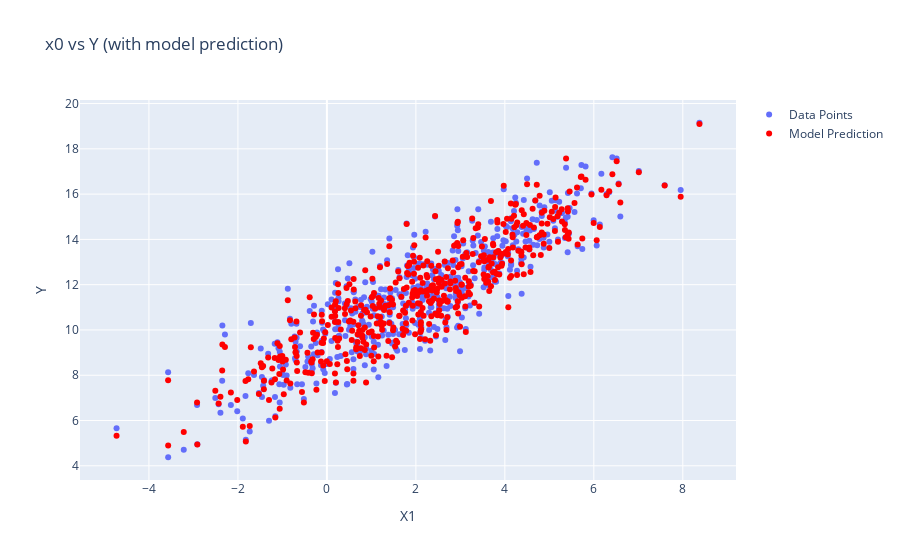
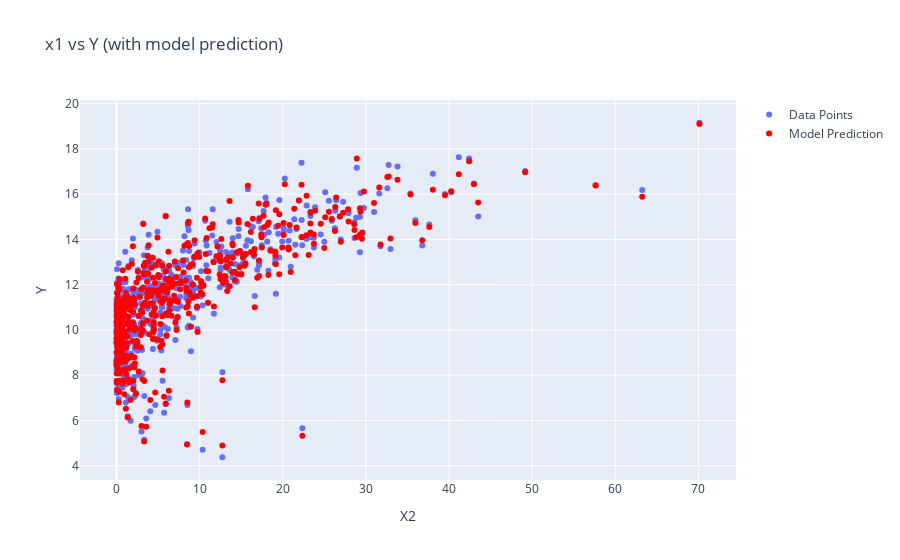
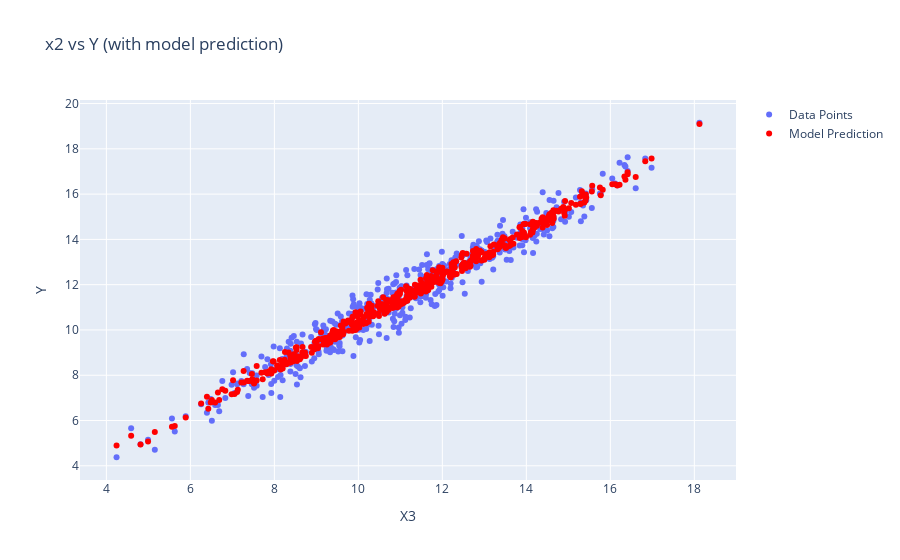
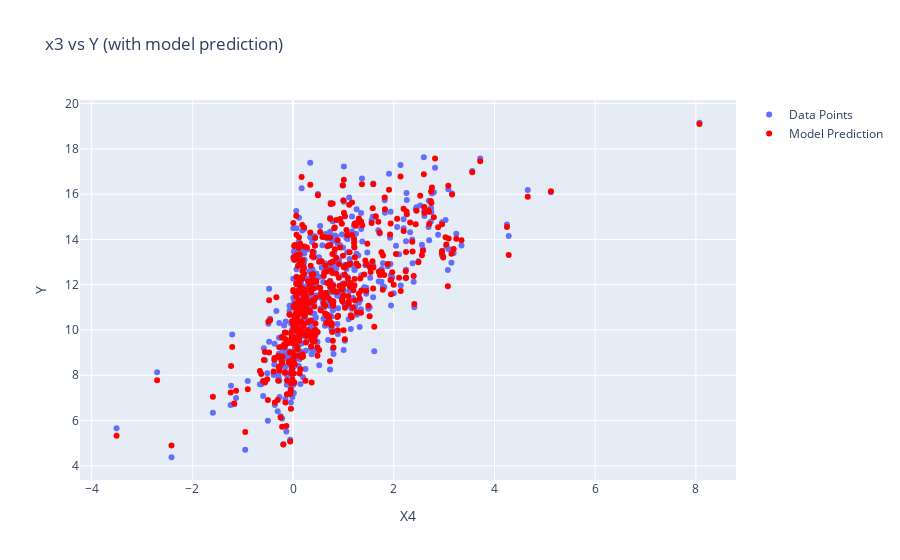

Notebook source saved alongside these figures, in order:
### Code cell
model = LinearRegression()
model.fit(X, Y)

call_all_methods(model, X, Y)

### Figure 1 — Plotly figure (JSON) as saved in the notebook; plotly's stock layout.template omitted (floating-point values rounded to 4 significant figures; data arrays with more than 128 entries replaced by an {"elided": "..."} marker saying what was removed)
{"data": [{"mode": "markers", "name": "Data Points", "type": "scatter", "x": {"elided": "500 float values"}, "y": {"elided": "500 float values"}}, {"marker": {"color": "red"}, "mode": "markers", "name": "Model Prediction", "type": "scatter", "x": {"elided": "500 float values"}, "y": {"elided": "500 float values"}}], "layout": {"title": {"text": "x0 vs Y (with model prediction)"}, "xaxis": {"title": {"text": "X1"}}, "yaxis": {"title": {"text": "Y"}}}}

### Figure 2 — Plotly figure (JSON) as saved in the notebook; plotly's stock layout.template omitted (floating-point values rounded to 4 significant figures; data arrays with more than 128 entries replaced by an {"elided": "..."} marker saying what was removed)
{"data": [{"mode": "markers", "name": "Data Points", "type": "scatter", "x": {"elided": "500 float values"}, "y": {"elided": "500 float values"}}, {"marker": {"color": "red"}, "mode": "markers", "name": "Model Prediction", "type": "scatter", "x": {"elided": "500 float values"}, "y": {"elided": "500 float values"}}], "layout": {"title": {"text": "x1 vs Y (with model prediction)"}, "xaxis": {"title": {"text": "X2"}}, "yaxis": {"title": {"text": "Y"}}}}

### Figure 3 — Plotly figure (JSON) as saved in the notebook; plotly's stock layout.template omitted (floating-point values rounded to 4 significant figures; data arrays with more than 128 entries replaced by an {"elided": "..."} marker saying what was removed)
{"data": [{"mode": "markers", "name": "Data Points", "type": "scatter", "x": {"elided": "500 float values"}, "y": {"elided": "500 float values"}}, {"marker": {"color": "red"}, "mode": "markers", "name": "Model Prediction", "type": "scatter", "x": {"elided": "500 float values"}, "y": {"elided": "500 float values"}}], "layout": {"title": {"text": "x2 vs Y (with model prediction)"}, "xaxis": {"title": {"text": "X3"}}, "yaxis": {"title": {"text": "Y"}}}}

### Figure 4 — Plotly figure (JSON) as saved in the notebook; plotly's stock layout.template omitted (floating-point values rounded to 4 significant figures; data arrays with more than 128 entries replaced by an {"elided": "..."} marker saying what was removed)
{"data": [{"mode": "markers", "name": "Data Points", "type": "scatter", "x": {"elided": "500 float values"}, "y": {"elided": "500 float values"}}, {"marker": {"color": "red"}, "mode": "markers", "name": "Model Prediction", "type": "scatter", "x": {"elided": "500 float values"}, "y": {"elided": "500 float values"}}], "layout": {"title": {"text": "x3 vs Y (with model prediction)"}, "xaxis": {"title": {"text": "X4"}}, "yaxis": {"title": {"text": "Y"}}}}
